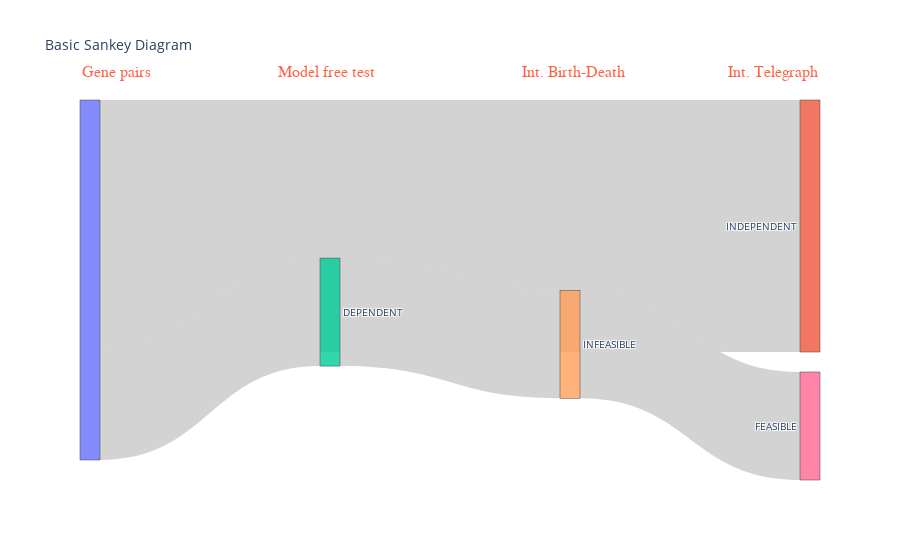
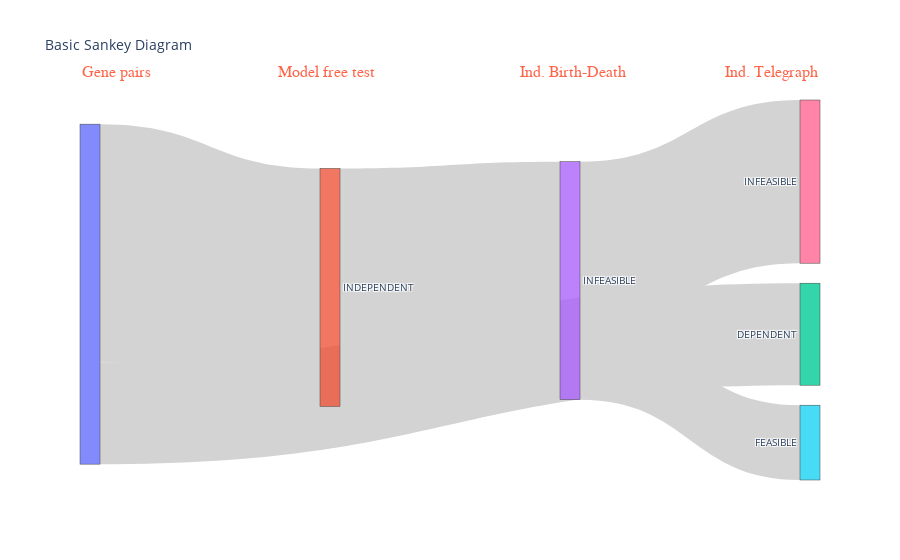

Notebook code cell kept with these figures, in order:
### Code cell
sankey_from_df(results['result_summary_int'])
sankey_from_df(results['result_summary_ind'])

### Figure 1 — Plotly figure (JSON) as saved in the notebook; plotly's stock layout.template omitted (floating-point values rounded to 4 significant figures)
{"data": [{"link": {"color": "lightgrey", "source": [0, 0, 1, 1, 2, 2, 3, 3, 4, 4], "target": [1, 2, 3, 4, 3, 4, 5, 6, 5, 6], "value": [70, 30, 0, 0, 0, 30, 0, 0, 0, 30]}, "node": {"label": ["", "INDEPENDENT", "DEPENDENT", "nan", "INFEASIBLE", "nan", "FEASIBLE"]}, "type": "sankey"}], "layout": {"annotations": [{"align": "center", "font": {"color": "tomato", "family": "Courier New, monospace", "size": 16}, "showarrow": false, "text": "Gene pairs", "x": 0, "xref": "paper", "y": 1.1, "yref": "paper"}, {"align": "center", "font": {"color": "tomato", "family": "Courier New, monospace", "size": 16}, "showarrow": false, "text": "Model free test", "x": 0.3333, "xref": "paper", "y": 1.1, "yref": "paper"}, {"align": "center", "font": {"color": "tomato", "family": "Courier New, monospace", "size": 16}, "showarrow": false, "text": "Int. Birth-Death", "x": 0.6667, "xref": "paper", "y": 1.1, "yref": "paper"}, {"align": "center", "font": {"color": "tomato", "family": "Courier New, monospace", "size": 16}, "showarrow": false, "text": "Int. Telegraph", "x": 1, "xref": "paper", "y": 1.1, "yref": "paper"}], "font": {"size": 10}, "plot_bgcolor": "rgba(0,0,0,0)", "title": {"text": "Basic Sankey Diagram"}, "xaxis": {"showgrid": false, "visible": false, "zeroline": false}, "yaxis": {"showgrid": false, "visible": false, "zeroline": false}}}

### Figure 2 — Plotly figure (JSON) as saved in the notebook; plotly's stock layout.template omitted (floating-point values rounded to 4 significant figures)
{"data": [{"link": {"color": "lightgrey", "source": [0, 0, 1, 1, 2, 2, 3, 3, 3, 4, 4, 4], "target": [1, 2, 3, 4, 3, 4, 5, 6, 7, 5, 6, 7], "value": [70, 30, 70, 0, 0, 0, 22, 48, 0, 0, 0, 0]}, "node": {"label": ["", "INDEPENDENT", "DEPENDENT", "INFEASIBLE", "nan", "FEASIBLE", "INFEASIBLE", "nan"]}, "type": "sankey"}], "layout": {"annotations": [{"align": "center", "font": {"color": "tomato", "family": "Courier New, monospace", "size": 16}, "showarrow": false, "text": "Gene pairs", "x": 0, "xref": "paper", "y": 1.1, "yref": "paper"}, {"align": "center", "font": {"color": "tomato", "family": "Courier New, monospace", "size": 16}, "showarrow": false, "text": "Model free test", "x": 0.3333, "xref": "paper", "y": 1.1, "yref": "paper"}, {"align": "center", "font": {"color": "tomato", "family": "Courier New, monospace", "size": 16}, "showarrow": false, "text": "Ind. Birth-Death", "x": 0.6667, "xref": "paper", "y": 1.1, "yref": "paper"}, {"align": "center", "font": {"color": "tomato", "family": "Courier New, monospace", "size": 16}, "showarrow": false, "text": "Ind. Telegraph", "x": 1, "xref": "paper", "y": 1.1, "yref": "paper"}], "font": {"size": 10}, "plot_bgcolor": "rgba(0,0,0,0)", "title": {"text": "Basic Sankey Diagram"}, "xaxis": {"showgrid": false, "visible": false, "zeroline": false}, "yaxis": {"showgrid": false, "visible": false, "zeroline": false}}}
